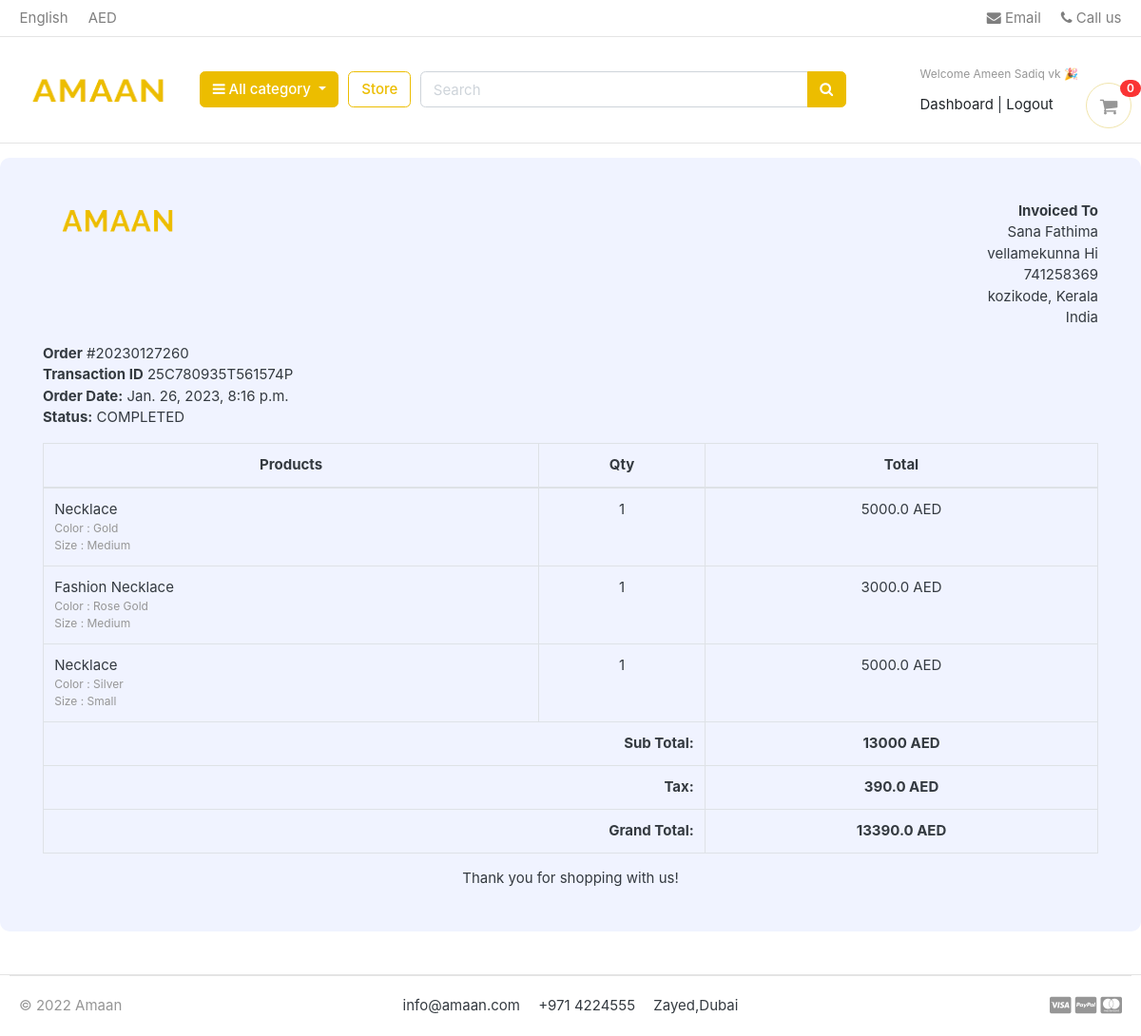
/accounts/order_detail/20230127260/ (signed in), run on the app's committed database.
### accounts/models.py (models this page shows, shortened)
class Accounts(AbstractBaseUser):
    first_name    = models.CharField(max_length=50)
    last_name     = models.CharField(max_length=50)
    username      = models.CharField(max_length=50,unique=True)
    email         = models.EmailField(max_length=100,unique=True)
    phone_number  = models.CharField(max_length=50)
    date_joined   = models.DateTimeField(auto_now_add=True)
    last_login    = models.DateTimeField(auto_now_add=True)
    is_admin      = models.BooleanField(default=False)
    is_staff      = models.BooleanField(default=False)
    is_active     = models.BooleanField(default=False)
    is_superadmin     = models.BooleanField(default=False)
    USERNAME_FIELD  = 'email'
    REQUIRED_FIELDS = ['username','first_name','last_name']
    objects = MyAccountManager()

### orders/models.py (models this page shows, shortened)
class Order(models.Model):
    STATUS = (
        ('New', 'New'),
        ('Accepted', 'Accepted'),
        ('Completed', 'Completed'),
        ('Cancelled', 'Cancelled'),
    )
    user = models.ForeignKey(Accounts, on_delete=models.SET_NULL, null=True)
    payment = models.ForeignKey(Payment, on_delete=models.SET_NULL, blank=True, null=True)
    order_number = models.CharField(max_length=20)
    first_name = models.CharField(max_length=50)
    last_name = models.CharField(max_length=50)
    phone = models.CharField(max_length=50)
    email= models.EmailField(max_length=50)
    address_line_1 = models.CharField(max_length=50)
    address_line_2 = models.CharField(max_length=50,  blank=True)
    country = models.CharField(max_length=50)
    state = models.CharField(max_length=50)
    city = models.CharField(max_length=50)
    order_note = models.CharField(max_length=100, blank=True)
    order_total = models.FloatField(null=True)
    tax = models.FloatField()
    status = models.CharField(max_length=10, choices=STATUS,default='New')
    ip = models.CharField(max_length=20, blank=True)
    is_ordered = models.BooleanField(default=False)
    created_at = models.DateTimeField(auto_now_add=True)
    updated_at = models.DateTimeField(auto_now=True)
    def full_name(self):
        return f'{self.first_name} {self.last_name}'
    def full_address(self):
        return f'{self. address_line_1} {self. address_line_2}'

class Payment(models.Model):
    user = models.ForeignKey(Accounts, on_delete=models.CASCADE)
    payment_id = models.CharField(max_length=100)
    payment_method = models.CharField(max_length=100)
    amount_paid = models.CharField(max_length=100) #this is the total amount paid
    status = models.CharField(max_length=100)
    created_at = models.DateTimeField(auto_now_add=True)

class OrderProduct(models.Model):
    order = models.ForeignKey(Order, on_delete=models.CASCADE)
    payment = models.ForeignKey(Payment, on_delete=models.SET_NULL, blank=True, null=True)
    user = models.ForeignKey(Accounts, on_delete=models.CASCADE)
    product = models.ForeignKey(Product, on_delete=models.CASCADE)
    variations = models.ManyToManyField(Variation, blank=True)
    quantity = models.IntegerField()
    product_price = models.FloatField()
    ordered = models.BooleanField(default=False)
    created_at = models.DateTimeField(auto_now_add=True)
    updated_at = models.DateTimeField(auto_now=True)

### store/models.py (models this page shows, shortened)
class Product(models.Model):
    product_name = models.CharField(max_length=200, unique=True)
    slug = models.SlugField(max_length=200, unique=True)
    description = models.TextField(max_length=200, blank=True)
    price = models.IntegerField()
    image = models.ImageField(upload_to='photos/products')
    stock = models.IntegerField()
    is_available = models.BooleanField(default=True)
    category = models.ForeignKey(Category, on_delete=models.CASCADE)
    created_date = models.DateTimeField(auto_now_add=True)
    modified_date = models.DateTimeField(auto_now=True)

class Variation(models.Model):
    product = models.ForeignKey(Product, on_delete=models.CASCADE)
    variation_category = models.CharField(max_length=100, choices=variation_category_choice)
    variation_value = models.CharField(max_length=100)
    is_active = models.BooleanField(default=True)
    created_date = models.DateTimeField(auto_now=True)
    objects = VariationManager()

### accounts/views.py (the view)
# urls.py: path('order_detail/<int:order_id>/', views.order_detail, name="order_detail"),
@login_required(login_url = 'login')
def order_detail(request, order_id):
    order_detail = OrderProduct.objects.filter(order__order_number=order_id)
    order = Order.objects.get(order_number=order_id)
    subtotal = 0
    for i in order_detail:
        subtotal += i.product.price * i.quantity
    context = {
        'order_detail' : order_detail,
        'order'        : order,
        'subtotal'     : subtotal,
    }
    return render(request, 'accounts/order_detail.html',context)

### carts/context_processors.py (called while the page is built)
def counter(request):
    cart_count = 0
    if 'admin' in request.path:
        return{}
    else:
        try:
            cart = Cart.objects.filter(cart_id=cart_id(request))
            if request.user.is_authenticated:
                cart_items = CartItem.objects.all().filter(user=request.user)
            else:
                cart_items = CartItem.objects.all().filter(cart=cart[:1])
            for cart_item in cart_items:
                cart_count += cart_item.quantity
        except Cart.DoesNotExist:
            cart_count = 0
    return dict(cart_count=cart_count)

### carts/views.py (called while the page is built)
def cart_id(request):
    cart = request.session.session_key
    if not cart:
        cart = request.session.create()
    return cart

### category/context_processors.py (called while the page is built)
def menu_links(request):
    links = Category.objects.all()
    return dict(links=links)

### category/models.py (called while the page is built)
    def get_url(self):
        return reverse('products_by_category', args=[self.slug])

### templates/accounts/order_detail.html (shortened to what this page needs)
{% extends 'base.html' %}
{% load static %}
{% block content %}
<div class="container p-sm-5 mt-3 mb-5 " style="background: rgb(240 243 255); border-radius: 10px;">
    <div class="row invoice row-printable">
        <div class="col-md-12">
            <div class="panel panel-default plain" id="dash_0">
                <div class="panel-body p30">
                    <div class="row">
                        <div class="col-lg-6">
                            <div class="invoice-logo"><img src="{% static '/images/logo1.png' %}" alt="Invoice logo" style="max-height: 40px;"></div>
                        </div>
                        <div class="col-lg-6">
                            <div class="invoice-from">
                                <ul class="list-unstyled text-right">
                                    <li><strong>Invoiced To</strong></li>
                                    <li>{{order.full_name}}</li>
                                    <li>{{order.full_address}}</li>
                                    <li>{{order.phone}}</li>
                                    <li>{{order.city}}, {{order.state}}</li>
                                    <li>{{order.country}}</li>
                                </ul>
                            </div>
                        </div>
                        <div class="col-lg-12">
                            <div class="invoice-details mt25">
                                <div class="well">
                                    <ul class="list-unstyled mb0">
                                        <li><strong>Order</strong> #{{order.order_number}}</li>
                                        <li><strong>Transaction ID</strong> {{order.payment.payment_id}}</li>
                                        <li><strong>Order Date:</strong> {{order.created_at}}</li>
                                        <li><strong>Status:</strong> {{order.payment.status}}</li>
                                    </ul>
                                </div>
                            </div>
                            <div class="invoice-items">
                                <div class="table-responsive" style="overflow: hidden; outline: none;" tabindex="0">
                                    <table class="table table-bordered">
                                        <thead>
                                            <tr>
                                                <th class="per70 text-center">Products</th>
                                                <th class="per5 text-center">Qty</th>
                                                <th class="per25 text-center">Total</th>
                                            </tr>
                                        </thead>
                                        <tbody>
                                          {% for item in order_detail %}
                                            <tr>
                                                <td>{{ item.product.product_name}}
                                                    <p class="text-muted small">
                                                        {% if item.variations.all %}
                                                          {% for i in item.variations.all %}
                                                            {{ i.variation_category | capfirst }} : {{ i.variation_value | capfirst }} <br>
                                                          {% endfor %}
                                                        {% endif %}
                                                    </p>
                                                </td>
                                                <td class="text-center">{{ item.quantity }}</td>
                                                <td class="text-center">{{ item.product_price}} AED</td>
                                            </tr>
                                           {% endfor %}
                                        </tbody>
                                        <tfoot>
                                            <tr>
                                                <th colspan="2" class="text-right">Sub Total:</th>
                                                <th class="text-center">{{subtotal}} AED</th>
                                            </tr>
                                            <tr>
                                                <th colspan="2" class="text-right">Tax:</th>
                                                <th class="text-center">{{order.tax}} AED</th>
                                            </tr>
                                            <tr>
                                                <th colspan="2" class="text-right">Grand Total:</th>
                                                <th class="text-center">{{order.order_total}} AED</th>
                                            </tr>
                                        </tfoot>
                                    </table>
                                </div>
                            </div>
                            <div class="invoice-footer mt25">
                                <p class="text-center">Thank you for shopping with us!</p>
                            </div>
                        </div>
                    </div>
                </div>
            </div>
        </div>
    </div>
    </div>
{% endblock %}

### templates/includes/navbar.html (shortened to what this page needs)
{% load static%}
<header class="section-header">
    <nav class="navbar p-md-0 navbar-expand-sm navbar-light border-bottom">
    <div class="container">
      <div class="collapse navbar-collapse" id="navbarTop4">
        <ul class="navbar-nav mr-auto">
            <li class="nav-item dropdown">
                 <a href="#" class="nav-link">   English </a>
            </li>
            <li class="nav-item dropdown">
                <a href="#" class="nav-link"> AED </a>
            </li>
        </ul>
        <ul class="navbar-nav">
            <li><a href="#" class="nav-link"> <i class="fa fa-envelope"></i> Email </a></li>
            <li><a href="#" class="nav-link"> <i class="fa fa-phone"></i> Call us </a></li>
        </ul>
      </div>
    </div>
    </nav>
    <section class="header-main border-bottom">
        <div class="container">
    <div class="row align-items-center justify-content-around ">
        <div class="col-lg-2 col-md-3 col-6">
            <a href="{% url 'home' %}" class="brand-wrap">
                <img class="logo w-100" src="{% static './images/logo1.png' %}" >
            </a>
        </div>
        <div class="col-lg col-sm col-md col-6 flex-grow-0">
            <div class="category-wrap dropdown d-inline-block float-right">
                <button type="button" class="btn btn-primary dropdown-toggle" data-toggle="dropdown">
                    <i class="fa fa-bars"></i> All category
                </button>
            </div>
        </div>
        <a href="{% url 'store' %}" class="btn btn-outline-primary">Store</a>
        <div class="col-lg  col-md-6 col-sm-12 col d-none d-md-block">
            <form action="{% url 'search' %}" class="search " method="GET">
                <div class="input-group w-100">
                    <input type="text" class="form-control search-bar " style="width:60%;" placeholder="Search"  name="keyword"  required>
                    <div class="input-group-append">
                      <button class="btn btn-primary" type="submit">
                        <i class="fa fa-search "></i>
                      </button>
                    </div>
                </div>
            </form>
        </div>
        <div class="col-lg-3 col-sm-6 col-8 order-2 order-lg-3">
                    <div class="d-flex justify-content-end mb-3 mb-lg-0 mt-3">
                        {% if user.id is None%}
                        <div class="widget-header ">
                            <small class="title text-muted">Welcome guest !</small>
                            <div>
                                <a class="text-dark" href="{% url 'login' %}">Sign in</a> <span class="dark-transp"> | </span>
                                <a class="text-dark" href="{% url 'register' %}"> Register</a>
                            </div>
                        </div>
                        {% else %}
                        <div class="widget-header ">
                            <small class="title text-muted">Welcome {{user.first_name}} 🎉</small>
                            <div>
                                <a class="text-dark" href="{% url 'dashboard' %}">Dashboard</a> <span class="dark-transp"> | </span>
                                <a class="text-dark" href="{% url 'logout' %}"> Logout</a>
                        {% endif %}
                        <a href="{% url 'cart' %}" class="widget-header pl-3 ml-3">
                            <div class="icon icon-sm rounded-circle border"><i class="fa fa-shopping-cart"></i></div>
                            <span class="badge badge-pill badge-danger notify">{{cart_count}}</span>
                        </a>
                    </div>
                </div>
    </div>
        </div>
    </section>
    </header>

### static/css/ui.css (style rules this page uses)
html { font-family: "Inter", sans-serif; font-size: 15px; }
.icon-xs, .icon-sm, .icon-md, .icon-lg { display: inline-block; text-align: center; flex-shrink: 0; flex-grow: 0; }
.icon-sm { width: 48px; height: 48px; line-height: 48px !important; font-size: 20px; }
p:last-child { margin-bottom: 0; }
.header-main { position: relative; padding-top: 1rem; padding-bottom: 1rem; }
.brand-wrap .logo, .navbar-brand .logo { margin-right: 7px; max-height: 42px; display: inline-block; }
.widget-header { display: inline-block; vertical-align: middle; position: relative; }
.widget-header a { color: #343a40; }
.widget-header i { color: #969696; }
.widget-header .title { display: block; }
.widget-header .notify { position: absolute; top: -3px; right: -10px; }
[class*=list-] li:after { visibility: hidden; display: block; content: ""; overflow: hidden; height: 0; clear: both; }
.notify { position: absolute; top: -4px; right: -10px; display: inline-block; padding: 0.25em 0.6em; font-size: 12px; line-height: 1; text-align: center; border-radius: 3rem; color: #fff; background-color: #fa3434; }

### data on the page
Accounts: first_name "Ameen Sadiq vk"
Order: full_name "Sana Fathima", full_address "vellamekunna Hi", phone "741258369", city "kozikode", state "Kerala", country "India", order_number "20230127260", payment.payment_id "25C780935T561574P", created_at "Jan. 26, 2023, 8:16 p.m.", payment.status "COMPLETED", tax "390.0", order_total "13390.0"
OrderProduct: product.product_name "Necklace", quantity "1", product_price "5000.0"
Variation: variation_category "Color", variation_value "Gold"
Variation: variation_category "Size", variation_value "Medium"
OrderProduct: product.product_name "Fashion Necklace", quantity "1", product_price "3000.0"
Variation: variation_category "Color", variation_value "Rose Gold"
Variation: variation_category "Size", variation_value "Medium"
OrderProduct: product.product_name "Necklace", quantity "1", product_price "5000.0"
Variation: variation_category "Color", variation_value "Silver"
Variation: variation_category "Size", variation_value "Small"

### other printed values
{{ cart_count }} "0"
{{ subtotal }} "13000"
